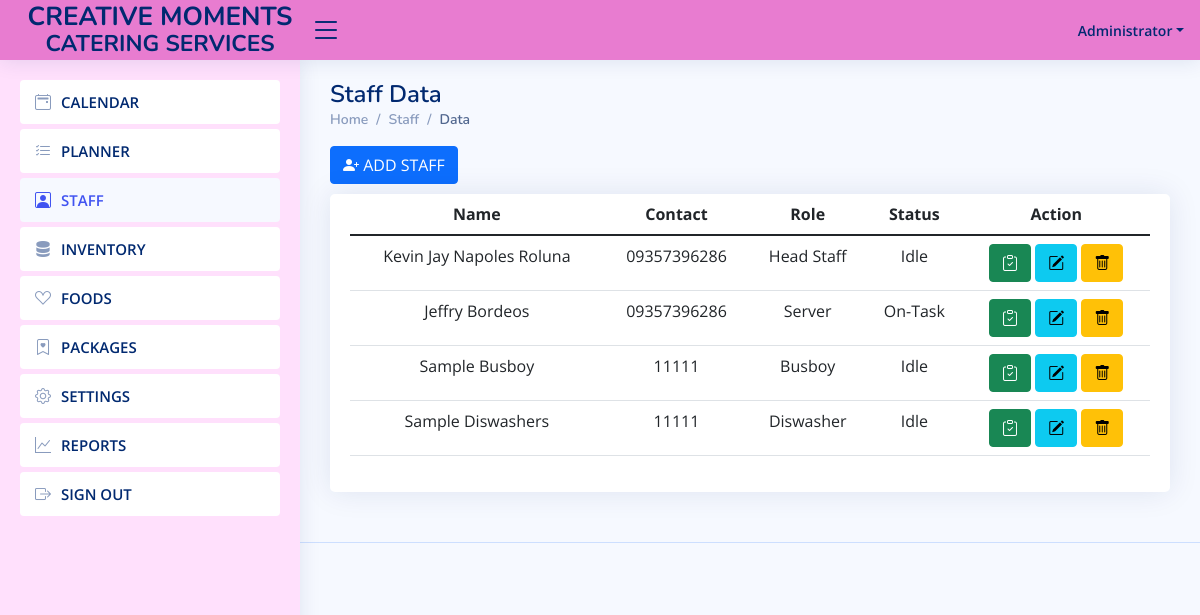
The page /accounts/staff.php (signed in) on the database its author committed.
### tables this page shows
CREATE TABLE `cm_staff` (
  `staff_id` int(12) NOT NULL,
  `firstname` varchar(36) NOT NULL,
  `lastname` varchar(36) NOT NULL,
  `contact` varchar(50) NOT NULL,
  `gender` varchar(12) NOT NULL,
  `address` text NOT NULL,
  `username` varchar(50) NOT NULL,
  `password` varchar(50) NOT NULL,
  `role` varchar(50) NOT NULL,
  `status` int(1) NOT NULL,
  `date_added` timestamp NOT NULL DEFAULT current_timestamp()
);

### accounts/controller/staff.php (called while the page is built, shortened)
<?php
include('../controller/database.php');
$cm_staff = $mysqli->query("SELECT * from cm_staff");

### accounts/staff.php (the view, shortened to what this page needs)
<?php include('header.php');?>
<?php include('nav.php');?>
<?php include('controller/staff.php');?>
  <main id="main" class="main">
    <div class="pagetitle">
      <h1>Staff Data</h1>
      <nav>
        <ol class="breadcrumb">
          <li class="breadcrumb-item"><a href="index.php">Home</a></li>
          <li class="breadcrumb-item">Staff</li>
          <li class="breadcrumb-item active">Data</li>
        </ol>
      </nav>
    </div>
    <section class="section">
      <div class="row">
		<div class="col-lg-4">
			<button class="btn btn-primary btn-md"  data-bs-toggle="modal" data-bs-target="#add-staff"> <i class="bi bi-person-plus-fill"></i> ADD STAFF</button>
		</div> <br> <br>
        <div class="col-lg-12">
          <div class="card">
            <div class="card-body">
              <table class="table " id="table_id">
                <thead>
                  <tr>
                    <th scope="col"  class="text-center"> Name</th>
                    <th scope="col"  class="text-center"> Contact</th>
                    <th scope="col"  class="text-center"> Role</th>
                    <th scope="col"  class="text-center"> Status</th>
                    <th scope="col"  class="text-center"> Action</th>
                  </tr>
                </thead>
                <tbody>
				<?php while($val = $cm_staff->fetch_object()){ ?>
				  <tr>
                    <td class="text-center"><?php echo $val->firstname .' '. $val->lastname;?></td>
                    <td class="text-center"><?php echo $val->contact;?></td>
                    <td class="text-center"><?php echo $val->role;?></td>
                    <td class="text-center"><?php if($val->status==0){ echo  'Idle'; } else { echo 'On-Task';}?></td>
                    <td class="text-center">
						<a href="staff-data.php?name=<?php echo $val->firstname .' '. $val->lastname;?>"><button class="btn btn-success" > <i class="bi bi-clipboard-check"></i> </button></a>
						<button class="btn btn-info" data-bs-toggle="modal" data-bs-target="#edit-staff<?php echo $val->staff_id;?>"> <i class="bi bi-pencil-square"></i> </button>
						<button class="btn btn-warning" data-bs-toggle="modal" data-bs-target="#delete-staff<?php echo $val->staff_id;?>"> <i class="bi bi-trash"></i> </button>
					</td>
                  </tr>
                <?php } ?>
                </tbody>
              </table>
            </div>
          </div>
        </div>
      </div>
    </section>
  </main>
<?php include('footer.php');?>

### assets/css/style.css (style rules this page uses)
:root { scroll-behavior: smooth; }
body { font-family: "Open Sans", sans-serif; background: #f6f9ff; color: #444444; }
a { color: #4154f1; text-decoration: none; }
h1, h2, h3, h4, h5, h6 { font-family: "Nunito", sans-serif; }
#main { margin-top: 60px; padding: 20px 30px; transition: all 0.3s; }
.pagetitle { margin-bottom: 10px; }
.pagetitle h1 { font-size: 24px; margin-bottom: 0; font-weight: 600; color: #012970; }
.card { margin-bottom: 30px; border: none; border-radius: 5px; box-shadow: 0px 0 30px rgba(1, 41, 112, 0.1); }
.card-body { padding: 0 20px 20px 20px; }
.breadcrumb { font-size: 14px; font-family: "Nunito", sans-serif; color: #899bbd; font-weight: 600; }
.breadcrumb a { color: #899bbd; transition: 0.3s; }
.breadcrumb .breadcrumb-item::before { color: #899bbd; }
.breadcrumb .active { color: #51678f; font-weight: 600; }
@media (min-width: 1200px) { #main, #footer { margin-left: 300px; } }

### rows shown on the page
cm_staff: firstname "Kevin Jay Napoles", lastname "Roluna", contact "09357396286", role "Head Staff", status "Idle"
cm_staff: firstname "Jeffry", lastname "Bordeos", contact "09357396286", role "Server", status "On-Task"
cm_staff: firstname "Sample", lastname "Busboy", contact "11111", role "Busboy", status "Idle"
cm_staff: firstname "Sample", lastname "Diswashers", contact "11111", role "Diswasher", status "Idle"

### other values the page prints
$_SESSION['user'] "Administrator"
